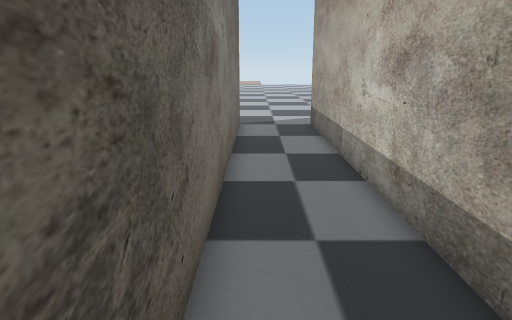
[1] (above)

20 first-person views from a walk through a scene from a Unity 3-D project. The camera is 1.4 m above the floor, tilts 14° down and sees 70° across. The floor is counted in squares, 0.5 m on a side. Each view is taken from the middle of a square. On the plan, view 1 faces up. The plan holds only what a view shows up to about 20 squares ahead; the rest is blank. The place goes on beyond the plan. The player character is not drawn.

[2]
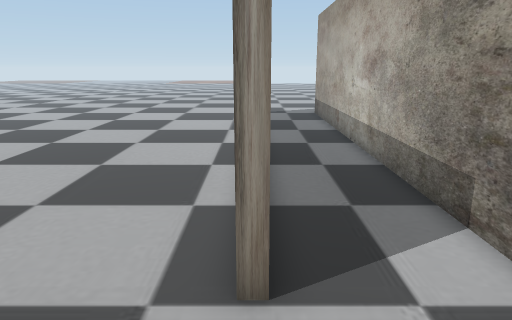

[3]
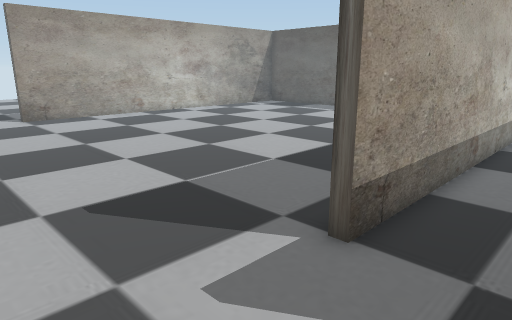

[4]
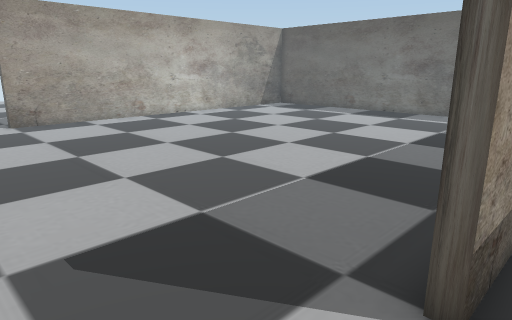

[5]
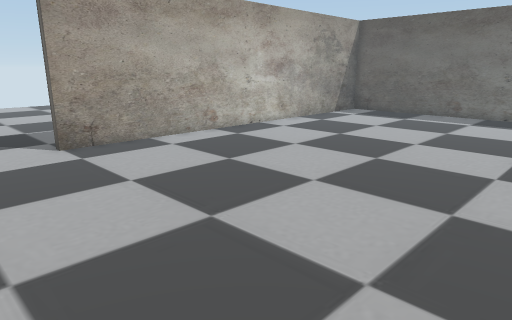

[6]
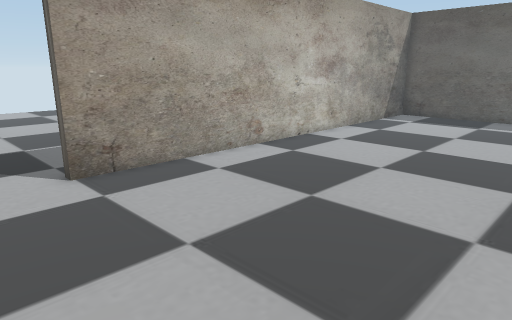

[7]
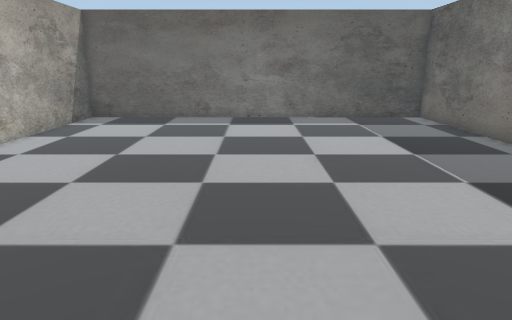

[8]
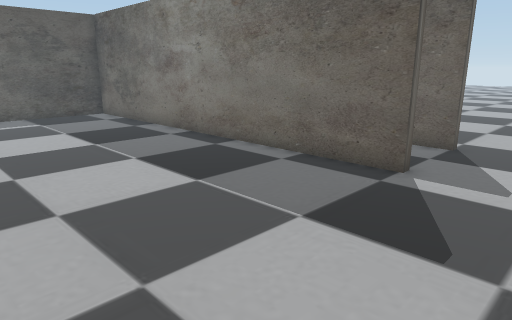

[9]
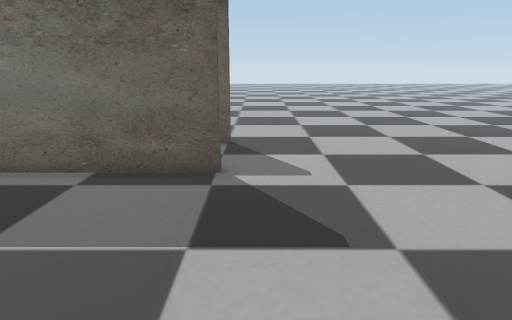

[10]
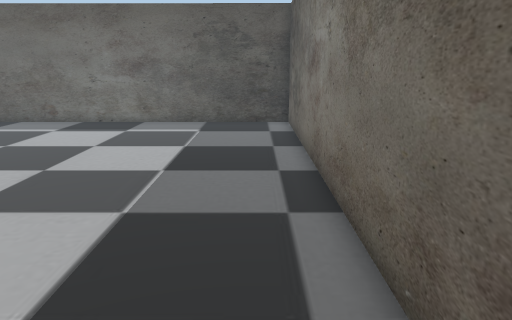

[11]
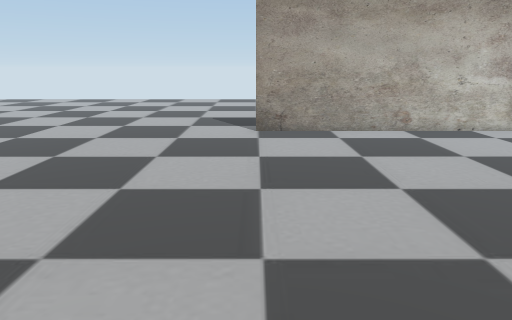

[12]
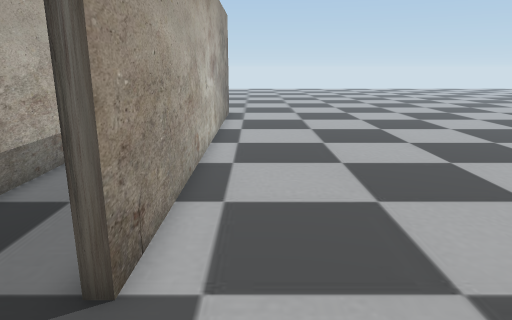

[13]
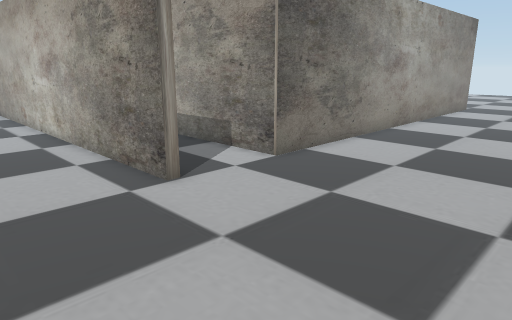

[14]
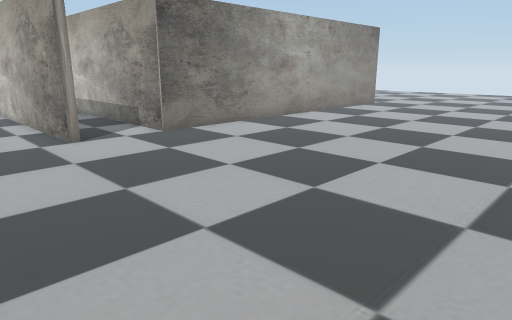

[15]
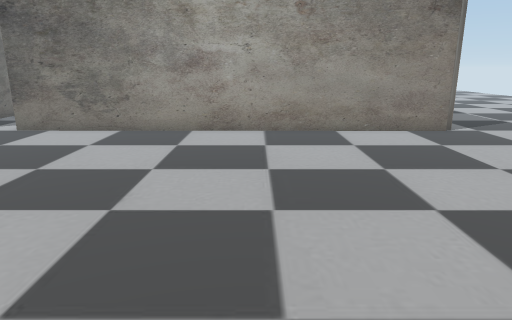

[16]
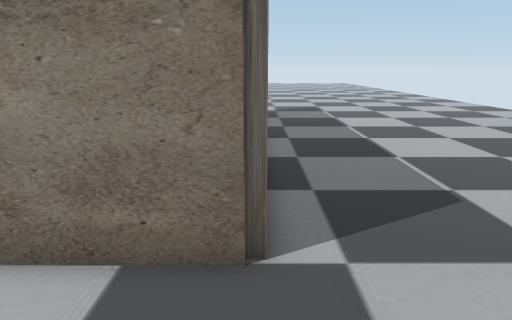

[17]
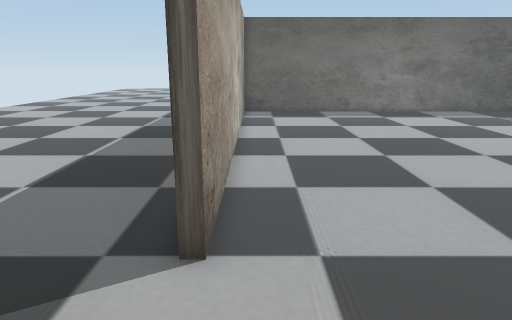

[18]
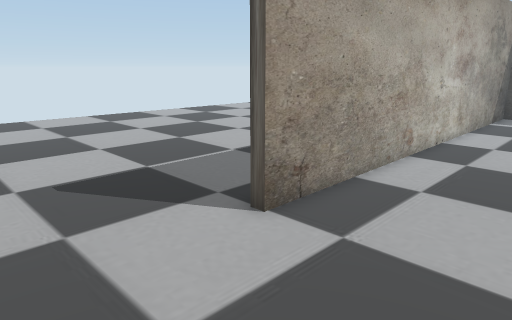

[19]
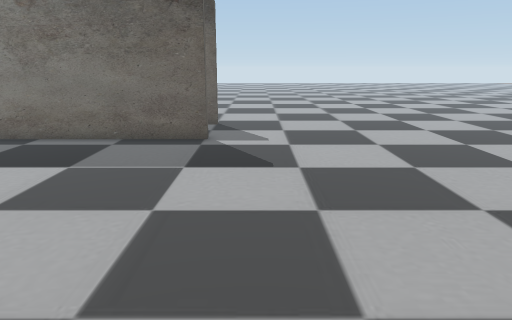

[20]
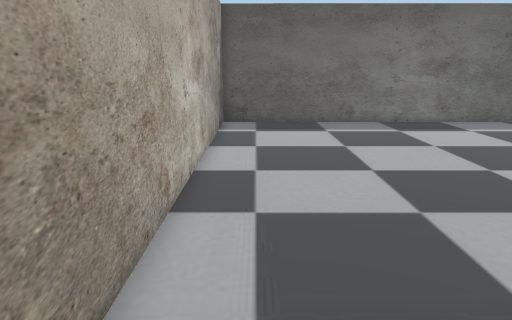

### Floor plan
Points are (right, up) in squares from view 1. A wall is a line through its corners. A room is listed if a view was taken in it or the views show most of it. See-through windows are left out.
Room 1 (views 1, 3, 4, 5, 6, 7, 8, 9, 10, 11, 12, 17, 18, 19, 20)
walls: (2.8, -1.1) (2.8, 19) (3.2, 19) (3.2, -0.7) (22.8, -0.8) (22.8, 19) (23.2, 19); (-1.2, -1.1) (-1.2, 19) (-0.8, 19) (-0.8, 1)
ways out: opening at (-2.1, -1.8) to room 2; opening at (25, -2.7) to room 2
Room 2 (views 2, 13, 14, 15, 16)
walls: (-0.7, -1.1) (-1.2, -1.1); (23.3, -1.2) (2.8, -1.1)
ways out: opening at (-2.1, -1.8) to room 1; opening at (25, -2.7) to room 1

Where each view was taken, in squares from view 1:
view 1: 0 up, 0 right, facing up
view 2: 5 down, 1 left, facing up
view 3: 24 up, 0 right, facing down-right
view 4: 23 up, 2 right, facing down-right
view 5: 23 up, 9 right, facing down-right
view 6: 22 up, 13 right, facing down-right
view 7: 21 up, 13 right, facing down
view 8: 23 up, 13 right, facing down-left
view 9: 20 up, 13 right, facing left
view 10: 19 up, 5 right, facing down
view 11: 19 up, 6 right, facing right
view 12: 23 up, 3 left, facing down
view 13: 9 down, 6 left, facing up-right
view 14: 16 down, 6 left, facing up-right
view 15: 18 down, 14 right, facing up
view 16: 6 down, 23 right, facing up
view 17: 24 up, 22 right, facing down
view 18: 24 up, 18 right, facing down-right
view 19: 21 up, 18 right, facing left
view 20: 19 up, 21 right, facing down
